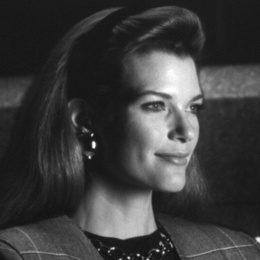
%> input picture problem3/Fig1.3.jpg, 260 x 260 px, shrunk from 512 x 512 before the run
$ octave part3_dct.m   (GNU Octave 9; MATLAB toolbox functions it lacks are replaced by stand-ins)
%> lines starting %> are read from the running program, lines starting %| are printed output that depends on the picture
### problem3/RMSE.m
% Calculate the root of mean square errors
function out=RMSE(in1,in2)
[a,b]=size(in1);
in1=double(in1);
in2=double(in2);
out=0;
for i=1:a
    for j=1:b
        out=out+(in1(i,j)-in2(i,j))^2;
    end
end
out=(out/(a*b))^(1/2);

### problem3/SQAR_SNR.m
% Calculate the square of Signal Noise Ratio
function out=SQAR_SNR(in1,in2)
[a,b]=size(in1);
in1=double(in1);
in2=double(in2);
den = 0;
num = 0;
for i=1:a
    for j=1:b
        num = num + (in1(i,j) ^ 2);
        den = den + (in1(i,j) - in2(i,j)) ^ 2;
    end
end
out = (num / den)^(1/2);

### problem3/part3_dct.m
clear;
close all;
clc;

img_in=imread('Fig1.3.jpg');
%> img_in is the input picture: size 260x260 uint8; min 18, max 255, mean 60.7
[Imgm,Imgn]=size(img_in);
%> Imgm = 260; Imgn = 260
Target = imcrop(img_in, [0,0,floor(Imgn/8)*8, floor(Imgm/8)*8]);% the times of 8
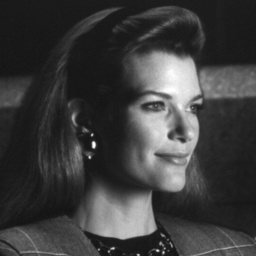
%> Target: size 256x256 uint8; min 18, max 255, mean 60.9
I=double(Target);
figure(1);
imshow(uint8(I));
title('Original image');

T=zeros(8,8);
% transform matrix
[m,n]=size(T);
for i=0:m-1
    for j=0:m-1
        if i==0
            a=sqrt(1/m);
        else
            a=sqrt(2/m);
        end
        T(i+1,j+1)=a*cos(pi*(j+0.5)*i/m);
    end
end
% tranformation process definition
fun = @(block_struct) T * block_struct.data * T';
%fun = @(block_struct) fft2(block_struct.data);
I1=blockproc(I,[8 8],fun);
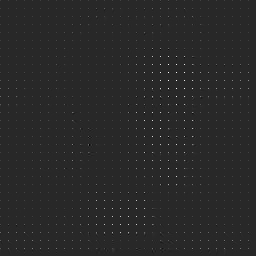
%> I1: size 256x256 double; min -371.4, max 1960, mean 7.6; drawn with min black and max white
%figure(2);
%imshow(uint8(I1));
%title('DCT Transformation');
a=[];
a0=ones(1,8);
a1=zeros(1,8);

for coef = fliplr(1:1:8)
    for i=1:8
        if i<=coef
            a(i,:)=a0;
        else
            a(i,:)=a1;
        end
    end
    fun = @(block_struct) a.*block_struct.data;
    areaCode=blockproc(I1,[8 8],fun);
    %figure(3);
    %imshow(uint8(I1));

    %decoding
    fun = @(block_struct) T' * block_struct.data * T;
    %fun = @(block_struct) ifft2(block_struct.data);
    areaCodeDecode=blockproc(areaCode,[8 8], fun);
    figure((10-coef));
    img_out = uint8(areaCodeDecode);
    imshow(img_out);title(['DCT Decoding of ',num2str(coef)]);
    imwrite(img_out, [num2str(coef), '_dct.jpg'])
    rmse1 = RMSE(img_out, img_in);
    s_snr1 = SQAR_SNR(img_out, img_in);
    fprintf('%d retain coefficient condition rmse: %f\n', coef, rmse1);
    fprintf('%d retain coefficient condition s_snr: %f\n', coef, s_snr1);
end
%> this loop made 8 passes
%> (rmse1, s_snr1) on passes 1 to 8: (0, Inf), (0.419, 188.5), (0.915, 86.25), (1.56, 50.61), (2.41, 32.71), (3.78, 20.86), (6.16, 12.77), (11.57, 6.75)
%> (printed output is left out)
%> after the loop, a = [1 1 1 1 1 1 1 1; 0 0 0 0 0 0 0 0; 0 0 0 0 0 0 0 0; 0 0 0 0 0 0 0 0; 0 0 0 0 0 0 0 0; 0 0 0 0 0 0 0 0; 0 0 0 0 0 0 0 0; 0 0 0 0 0 0 0 0]
